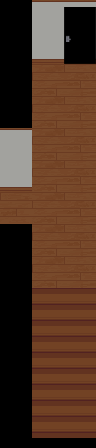

Rendered tile map (Tiled .tmx) drawn with the repository's tilesets; below, a short description and the full map source, tile grids included:
An orthogonal 3x14 tile map with 32x32 px tiles, 4 tile layers (layer0, layer1, layer2, layer3), 2 tilesets.

<map version="1.9" tiledversion="1.9.2" orientation="orthogonal" renderorder="right-down" width="3" height="14" tilewidth="32" tileheight="32" infinite="0" nextlayerid="5" nextobjectid="1">
 <tileset firstgid="1" source="res/add_more.tsx" />
 <tileset firstgid="513" source="res/room-01-udy.tsx" />
 <layer id="4" name="layer0" width="3" height="14">
  <data encoding="csv">
0,0,0,
0,0,0,
0,312,312,
0,312,312,
0,312,312,
0,312,312,
312,312,312,
0,312,312,
0,312,312,
0,0,0,
0,0,0,
0,0,0,
0,0,0,
0,0,0
</data>
 </layer>
 <layer id="1" name="layer1" width="3" height="14" locked="1">
  <data encoding="csv">
28,12,12,
28,12,12,
28,513,514,
28,513,514,
12,513,514,
12,513,514,
516,513,514,
28,513,514,
28,513,514,
28,28,28,
28,28,28,
28,28,28,
28,28,28,
28,28,28
</data>
 </layer>
 <layer id="2" name="layer2" width="3" height="14" locked="1">
  <data encoding="csv">
0,521,521,
0,529,529,
0,0,0,
0,0,0,
521,0,0,
529,0,0,
0,0,0,
0,0,0,
0,0,0,
0,0,0,
0,0,0,
0,0,0,
0,0,0,
0,0,0
</data>
 </layer>
 <layer id="3" name="layer3" width="3" height="14" locked="1">
  <data encoding="csv">
0,0,9,
0,0,25,
0,0,0,
0,0,0,
0,0,0,
0,0,0,
0,0,0,
0,0,0,
0,0,0,
0,569,569,
0,569,569,
0,569,569,
0,569,569,
0,577,577
</data>
 </layer>
</map>
